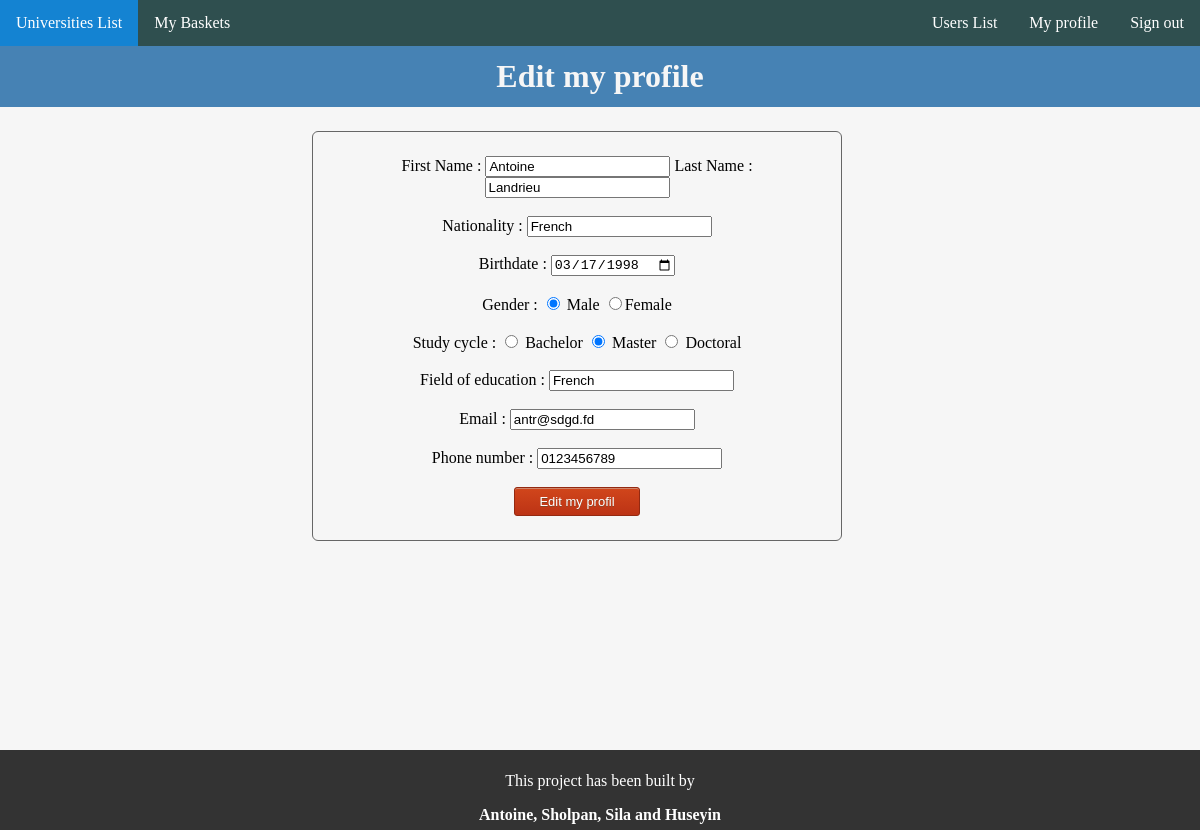
The app's page /EditMyProfil.php (signed in) with its own data.
### tables this page shows
CREATE TABLE IF NOT EXISTS `user` (
  `IdU` bigint(20) NOT NULL AUTO_INCREMENT,
  `Username` varchar(255) NOT NULL,
  `FirstName` varchar(255) NOT NULL,
  `Surname` varchar(255) NOT NULL,
  `DateOfBirth` date NOT NULL,
  `Nationality` varchar(255) NOT NULL,
  `Sex` varchar(255) NOT NULL,
  `StudyCycle` varchar(255) DEFAULT NULL,
  `FieldOfEducation` varchar(255) NOT NULL,
  `status` varchar(11) NOT NULL,
  `Email` varchar(255) NOT NULL,
  `pwd` varchar(255) NOT NULL,
  `Phone` varchar(20) NOT NULL,
  `DateArrival` date DEFAULT NULL,
  `DateDeparture` date DEFAULT NULL,
  `IdUnivers` bigint(20) DEFAULT NULL,
  PRIMARY KEY (`IdU`),
  UNIQUE KEY `Username` (`Username`)
);

### EditMyProfil.php (the view)
<?php include("include/Head.php");
include("include/Header.php");
include("include/nav.php");
include("include/Configuration.php");
$UserData = $bdd->prepare('SELECT * FROM user WHERE Username = ?');
$UserData->execute(array($_SESSION['Username']));
$User = $UserData->fetch();
?>
<div id="Profil">
<h1 class="whereFrom">Edit my profile</h1>
<div class="profile">
    <form name="saveEditProfil" method="post" action="saveEditProfil.php">
        <label>First Name : </label><input type="text" name="FirstName" id="FirstName" value=<?php echo $User['FirstName']; ?> />
        <label>Last Name : </label><input type="text" name="LastName" id="LastName" value=<?php echo $User['Surname']; ?> /><br/><br/>
        <label>Nationality : </label><input type="text" name="Nationality" id="Nationality" value=<?php echo $User['Nationality']; ?> /> <br/><br/>
        <label>Birthdate : </label><input type="date" name="BirthDate" id="BirthDate" value=<?php echo $User['DateOfBirth']; ?> /> <br/><br/>
        <label>Gender : </label><input type="radio" name="Sex" id="Sex" value="M" <?php if($User['Sex'] == "M"){ echo "checked=checked";}?> /> Male
                                <input type="radio" name="Sex" id="Sex" value="F" <?php if($User['Sex'] == "F"){ echo "checked=checked";}?> />Female <br/><br/>
        <label>Study cycle : </label><input type="radio" name="StudyCycle" id="StudyCycle" value="Bachelor" <?php if($User['StudyCycle'] == "Bachelor") {echo "checked=checked"; }?> /> Bachelor
                                    <input type="radio" name="StudyCycle" id="StudyCycle" value="Master" <?php if($User['StudyCycle'] == "Master") {echo "checked=checked"; }?> /> Master
                                    <input type="radio" name="StudyCycle" id="StudyCycle" value="Doctoral" <?php if($User['StudyCycle'] == "Doctoral") {echo "checked=checked"; }?> /> Doctoral<br/><br/>
        <label>Field of education : </label><input type="text" name="FieldOfEducation" id="FieldOfEducation" value=<?php echo $User['Nationality']; ?> /> <br/><br/>
        <label>Email : </label><input type="email" name="Email" id="Email" value=<?php echo $User['Email']; ?> /> <br/><br/>
        <label>Phone number :  </label><input type="text" name="Phone" id="Phone" value=<?php echo $User['Phone']; ?> /><br/><br/>
        <button class="myButton">Edit my profil</button>
    </form>
</div>
</div>
<?php include("include/footer.php"); ?>

### style/style.css (style rules this page uses)
html,body { height: 100%; font-size: 16px; margin: 0px; background-color: #f6f6f6; }
.whereFrom { background-color: #4682B4; color: #f6f6f6; text-align: center; padding: 1%; margin: 0%; }
.myButton { box-shadow:inset 0px 1px 0px 0px #cf866c; background:linear-gradient(to bottom, #d0451b 5%, #bc3315 100%); background-color:#d0451b; border-radius:3px; border:1px solid #942911; display:inline-block; cursor:pointer; color:#ffffff; font-family:Arial; font-size:13px; padding:6px 24px; text-decoration:none; text-shadow:0px 1px 0px #854629; }
.profile { width: 40%; margin: 2% 26%; padding: 2%; border-radius: 6px; border-width: 1px; border-style: solid; border-color: #666666; text-align: center; }

### records on screen
user: FirstName "Antoine", LastName "Landrieu", Nationality "French", BirthDate "03/17/1998", Sex "☑", StudyCycle "☑", FieldOfEducation "French", Email "antr@sdgd.fd", Phone "0123456789"
